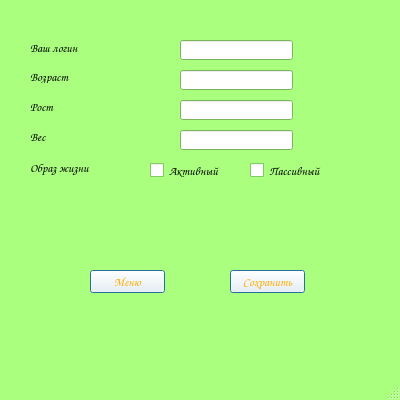
<?xml version="1.0" encoding="UTF-8"?>
<ui version="4.0">
 <class>ChangesettingsWindow</class>
 <widget class="QMainWindow" name="ChangesettingsWindow">
  <property name="geometry">
   <rect>
    <x>0</x>
    <y>0</y>
    <width>400</width>
    <height>400</height>
   </rect>
  </property>
  <property name="palette">
   <palette>
    <active>
     <colorrole role="WindowText">
      <brush brushstyle="SolidPattern">
       <color alpha="255">
        <red>0</red>
        <green>0</green>
        <blue>0</blue>
       </color>
      </brush>
     </colorrole>
     <colorrole role="Button">
      <brush brushstyle="SolidPattern">
       <color alpha="255">
        <red>255</red>
        <green>255</green>
        <blue>255</blue>
       </color>
      </brush>
     </colorrole>
     <colorrole role="Dark">
      <brush brushstyle="SolidPattern">
       <color alpha="255">
        <red>170</red>
        <green>255</green>
        <blue>127</blue>
       </color>
      </brush>
     </colorrole>
     <colorrole role="Text">
      <brush brushstyle="SolidPattern">
       <color alpha="255">
        <red>0</red>
        <green>0</green>
        <blue>0</blue>
       </color>
      </brush>
     </colorrole>
     <colorrole role="ButtonText">
      <brush brushstyle="SolidPattern">
       <color alpha="255">
        <red>255</red>
        <green>170</green>
        <blue>0</blue>
       </color>
      </brush>
     </colorrole>
     <colorrole role="Base">
      <brush brushstyle="SolidPattern">
       <color alpha="255">
        <red>255</red>
        <green>255</green>
        <blue>255</blue>
       </color>
      </brush>
     </colorrole>
     <colorrole role="Window">
      <brush brushstyle="SolidPattern">
       <color alpha="255">
        <red>170</red>
        <green>255</green>
        <blue>127</blue>
       </color>
      </brush>
     </colorrole>
    </active>
    <inactive>
     <colorrole role="WindowText">
      <brush brushstyle="SolidPattern">
       <color alpha="255">
        <red>0</red>
        <green>0</green>
        <blue>0</blue>
       </color>
      </brush>
     </colorrole>
     <colorrole role="Button">
      <brush brushstyle="SolidPattern">
       <color alpha="255">
        <red>255</red>
        <green>255</green>
        <blue>255</blue>
       </color>
      </brush>
     </colorrole>
     <colorrole role="Dark">
      <brush brushstyle="SolidPattern">
       <color alpha="255">
        <red>170</red>
        <green>255</green>
        <blue>127</blue>
       </color>
      </brush>
     </colorrole>
     <colorrole role="Text">
      <brush brushstyle="SolidPattern">
       <color alpha="255">
        <red>0</red>
        <green>0</green>
        <blue>0</blue>
       </color>
      </brush>
     </colorrole>
     <colorrole role="ButtonText">
      <brush brushstyle="SolidPattern">
       <color alpha="255">
        <red>255</red>
        <green>170</green>
        <blue>0</blue>
       </color>
      </brush>
     </colorrole>
     <colorrole role="Base">
      <brush brushstyle="SolidPattern">
       <color alpha="255">
        <red>255</red>
        <green>255</green>
        <blue>255</blue>
       </color>
      </brush>
     </colorrole>
     <colorrole role="Window">
      <brush brushstyle="SolidPattern">
       <color alpha="255">
        <red>170</red>
        <green>255</green>
        <blue>127</blue>
       </color>
      </brush>
     </colorrole>
    </inactive>
    <disabled>
     <colorrole role="WindowText">
      <brush brushstyle="SolidPattern">
       <color alpha="255">
        <red>170</red>
        <green>255</green>
        <blue>127</blue>
       </color>
      </brush>
     </colorrole>
     <colorrole role="Button">
      <brush brushstyle="SolidPattern">
       <color alpha="255">
        <red>255</red>
        <green>255</green>
        <blue>255</blue>
       </color>
      </brush>
     </colorrole>
     <colorrole role="Dark">
      <brush brushstyle="SolidPattern">
       <color alpha="255">
        <red>170</red>
        <green>255</green>
        <blue>127</blue>
       </color>
      </brush>
     </colorrole>
     <colorrole role="Text">
      <brush brushstyle="SolidPattern">
       <color alpha="255">
        <red>170</red>
        <green>255</green>
        <blue>127</blue>
       </color>
      </brush>
     </colorrole>
     <colorrole role="ButtonText">
      <brush brushstyle="SolidPattern">
       <color alpha="255">
        <red>170</red>
        <green>255</green>
        <blue>127</blue>
       </color>
      </brush>
     </colorrole>
     <colorrole role="Base">
      <brush brushstyle="SolidPattern">
       <color alpha="255">
        <red>170</red>
        <green>255</green>
        <blue>127</blue>
       </color>
      </brush>
     </colorrole>
     <colorrole role="Window">
      <brush brushstyle="SolidPattern">
       <color alpha="255">
        <red>170</red>
        <green>255</green>
        <blue>127</blue>
       </color>
      </brush>
     </colorrole>
    </disabled>
   </palette>
  </property>
  <property name="font">
   <font>
    <family>Comic Sans MS</family>
   </font>
  </property>
  <property name="cursor">
   <cursorShape>UpArrowCursor</cursorShape>
  </property>
  <property name="windowTitle">
   <string>СЧЕТЧИК КАЛОРИЙ </string>
  </property>
  <property name="windowIcon">
   <iconset>
    <normaloff>images/carrotico.ico</normaloff>images/carrotico.ico</iconset>
  </property>
  <widget class="QWidget" name="centralwidget">
   <widget class="QPushButton" name="returnmenu">
    <property name="geometry">
     <rect>
      <x>90</x>
      <y>270</y>
      <width>75</width>
      <height>23</height>
     </rect>
    </property>
    <property name="text">
     <string>Меню</string>
    </property>
    <property name="default">
     <bool>true</bool>
    </property>
   </widget>
   <widget class="QLineEdit" name="changeagelineEdit">
    <property name="geometry">
     <rect>
      <x>180</x>
      <y>70</y>
      <width>113</width>
      <height>20</height>
     </rect>
    </property>
   </widget>
   <widget class="QLineEdit" name="changeheightlineEdit">
    <property name="geometry">
     <rect>
      <x>180</x>
      <y>100</y>
      <width>113</width>
      <height>20</height>
     </rect>
    </property>
   </widget>
   <widget class="QLineEdit" name="changeweightlineEdit">
    <property name="geometry">
     <rect>
      <x>180</x>
      <y>130</y>
      <width>113</width>
      <height>20</height>
     </rect>
    </property>
   </widget>
   <widget class="QLabel" name="changeweightlabel">
    <property name="geometry">
     <rect>
      <x>30</x>
      <y>130</y>
      <width>47</width>
      <height>13</height>
     </rect>
    </property>
    <property name="text">
     <string>Вес</string>
    </property>
   </widget>
   <widget class="QLabel" name="changeagelabel">
    <property name="geometry">
     <rect>
      <x>30</x>
      <y>70</y>
      <width>47</width>
      <height>13</height>
     </rect>
    </property>
    <property name="text">
     <string>Возраст</string>
    </property>
   </widget>
   <widget class="QLabel" name="changeheightlabel">
    <property name="geometry">
     <rect>
      <x>30</x>
      <y>100</y>
      <width>47</width>
      <height>13</height>
     </rect>
    </property>
    <property name="text">
     <string>Рост</string>
    </property>
   </widget>
   <widget class="QPushButton" name="savechanges">
    <property name="geometry">
     <rect>
      <x>230</x>
      <y>270</y>
      <width>75</width>
      <height>23</height>
     </rect>
    </property>
    <property name="text">
     <string>Сохранить</string>
    </property>
    <property name="default">
     <bool>true</bool>
    </property>
   </widget>
   <widget class="QLabel" name="changelifestylelabel">
    <property name="geometry">
     <rect>
      <x>30</x>
      <y>160</y>
      <width>71</width>
      <height>16</height>
     </rect>
    </property>
    <property name="text">
     <string>Образ жизни</string>
    </property>
   </widget>
   <widget class="QCheckBox" name="changeactivecheckBox">
    <property name="geometry">
     <rect>
      <x>150</x>
      <y>160</y>
      <width>81</width>
      <height>21</height>
     </rect>
    </property>
    <property name="text">
     <string>Активный</string>
    </property>
   </widget>
   <widget class="QCheckBox" name="changepassivecheckBox">
    <property name="geometry">
     <rect>
      <x>250</x>
      <y>160</y>
      <width>81</width>
      <height>21</height>
     </rect>
    </property>
    <property name="text">
     <string>Пассивный</string>
    </property>
   </widget>
   <widget class="QLineEdit" name="changeloginlineEdit">
    <property name="geometry">
     <rect>
      <x>180</x>
      <y>40</y>
      <width>113</width>
      <height>20</height>
     </rect>
    </property>
   </widget>
   <widget class="QLabel" name="changeloginlabel">
    <property name="geometry">
     <rect>
      <x>30</x>
      <y>40</y>
      <width>61</width>
      <height>16</height>
     </rect>
    </property>
    <property name="text">
     <string>Ваш логин </string>
    </property>
   </widget>
  </widget>
  <widget class="QMenuBar" name="menubar">
   <property name="geometry">
    <rect>
     <x>0</x>
     <y>0</y>
     <width>400</width>
     <height>21</height>
    </rect>
   </property>
  </widget>
  <widget class="QStatusBar" name="statusbar"/>
 </widget>
 <resources/>
 <connections/>
</ui>
